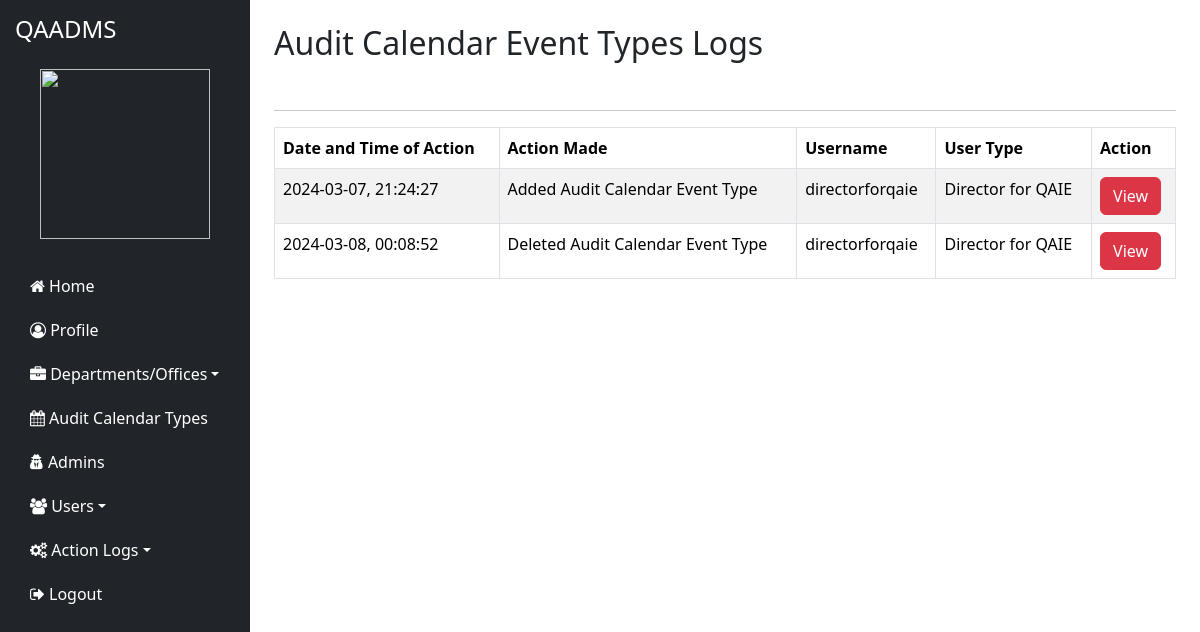
The app's page /admin/logs/audit_calendar_event_type with its own data.
### tables this page shows
CREATE TABLE `y3_auditcalendareventtypes_logs` (
  `ID` int(200) NOT NULL,
  `Date_and_Time_of_Action` varchar(200) NOT NULL,
  `Action_Made` varchar(200) NOT NULL,
  `Username` varchar(200) NOT NULL,
  `User_Type` varchar(200) NOT NULL,
  `Color_of_Event_Type_I` varchar(200) NOT NULL,
  `Name_of_Event_Type_I` varchar(200) NOT NULL,
  `UR_Code` varchar(300) NOT NULL
);

### application/controllers/admin/LogsController.php (called while the page is built, shortened)
<?php
class LogsController extends CI_Controller {
    public function __construct() {
        $this->load->model('UserLogs_Model');
        $this->load->model('User_model');
        $this->load->model('EManualsLogs_Model');
        $this->load->model('NeaLogs_Model');
        $this->load->model('AuditCalendarLogs_Model');
        $this->load->model('AuditCalendarEventTypesLogs_Model');
    }
    public function audit_calendar_event_type_logs() {
        $content_data['event_types_logs'] = $this->AuditCalendarEventTypesLogs_Model->get_logs();
        $data['content'] = $this->load->view('admin/log_list/audit_calendar_event_types_logs_view',  $content_data, TRUE);
        $this->load->view('admin/template/page', $data);
    }
}

### index.php (called while the page is built, shortened)
<?php
require_once BASEPATH.'core/CodeIgniter.php';

### application/models/AuditCalendarEventTypesLogs_Model.php (called while the page is built, shortened)
<?php
class AuditCalendarEventTypesLogs_Model extends CI_Model
{
	public function get_logs()
	{
		$query = $this->db->get('y3_auditcalendareventtypes_logs');
		return $query->result_array();
	}
}

### application/views/admin/log_list/audit_calendar_event_types_logs_view.php (the view)
<div class="row">
    <div class="col-md-12">
        <h2>Audit Calendar Event Types Logs</h2> <br/>
    </div>
</div>
<hr />
<div class="row">
    <div class="col-md-12">
        <div class="panel panel-default">
            <div class="panel-body">
                <div class="table-responsive">
                    <table class="table table-striped table-bordered table-hover"  id="table">
                        <thead>
                            <tr>
                                <th class="center">Date and Time of Action</th>
                                <th class="center">Action Made</th>
                                <th class="center">Username</th>
                                <th class="center">User Type</th>
                                <th class="center">Action</th>
                            </tr>
                        </thead>
                        <tbody>
                            <?php if (!empty($event_types_logs)) : ?>
                                <?php foreach ($event_types_logs as $log) : ?>
                                    <tr>
                                        <td class="center"><?= $log['Date_and_Time_of_Action']; ?></td>
                                        <td class="center"><?= $log['Action_Made']; ?></td>
                                        <td class="center"><?= $log['Username']; ?></td>
                                        <td class="center"><?= $log['User_Type']; ?></td>
                                        <td class="center">
                                            <button class="btn btn-danger">
                                                <a href="<?= base_url('admin/logs/calendar_events_type_view_details/'.$log['UR_Code']); ?>" style="color:white; text-decoration: none;">
                                                    View
                                                </a>
                                            </button>
                                        </td>
                                    </tr>
                                <?php endforeach; ?>
                            <?php else : ?>
                                <tr><td colspan="5" class="center">No logs found</td></tr>
                            <?php endif; ?>
                        </tbody>
                    </table>
                </div>
            </div>
        </div>
    </div>
</div>

### assets/css/admin-css/custom-styles.css (style rules this page uses)
body { display: flex; min-height: 100vh; }

### records on screen
y3_auditcalendareventtypes_logs: Date_and_Time_of_Action "2024-03-07, 21:24:27", Action_Made "Added Audit Calendar Event Type", Username "directorforqaie", User_Type "Director for QAIE"
y3_auditcalendareventtypes_logs: Date_and_Time_of_Action "2024-03-08, 00:08:52", Action_Made "Deleted Audit Calendar Event Type", Username "directorforqaie", User_Type "Director for QAIE"
